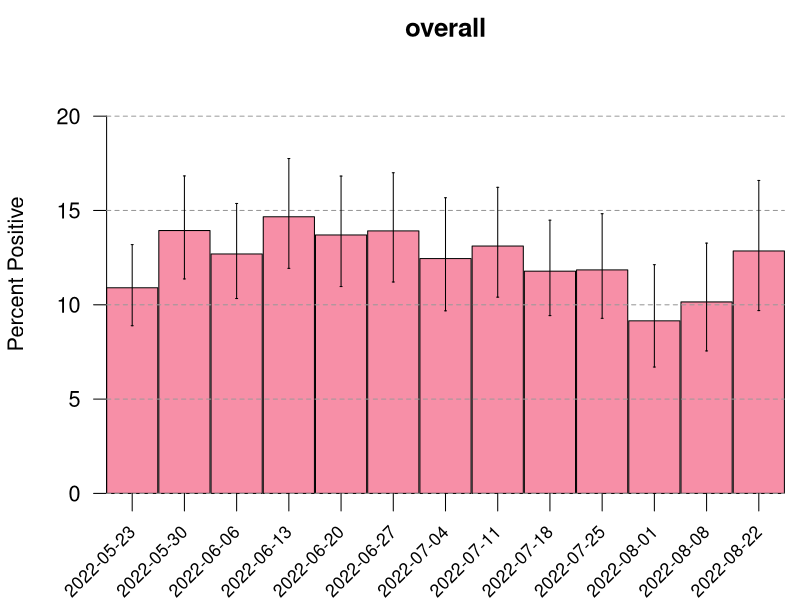
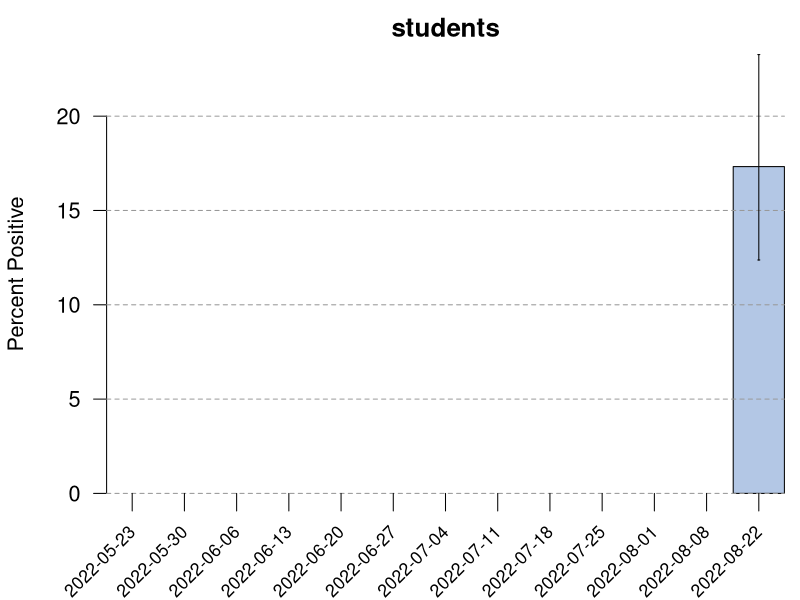
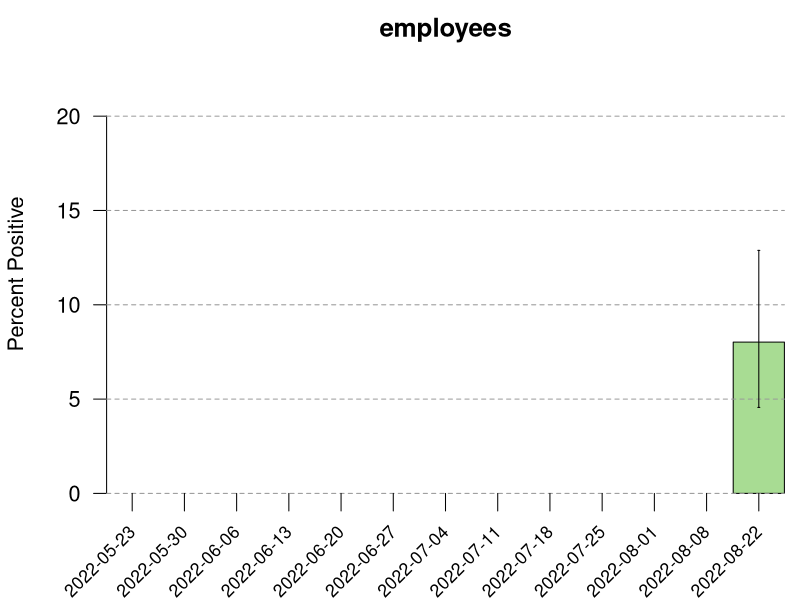

These figures' R source, in order:
## ---- chunk 1
knitr::opts_chunk$set(echo=FALSE, warning=FALSE, message=FALSE,
                      fig.path="", fig.width=11, fig.height=6)
## ---- chunk 2
x <- read.csv("uw_covid_2022.csv")
x <- x[x$Date != "2022-05-16",] # drop the week of 2022-05-16, because the data is bogus

for(i in c("overall", "students", "employees")) {
    p <- x[,paste0("Positive_", i)] / x[,paste0("Total_", i)] * 100
    x <- cbind(x, p)
    colnames(x)[ncol(x)] <- paste0("percent_", i)
}

for(j in c("overall", "students", "employees")) {
    x <- cbind(x, lo=NA, hi=NA)
    colnames(x)[ncol(x)+c(-1,0)] <- paste0(c("lo", "hi"), "_", j)
    for(i in 1:nrow(x)) {
        n <- x[i, paste0("Total_", j)]
        z <- x[i,paste0("Positive_", j)]
        if(!is.na(n) & !is.na(z) & n > 0) {
            ci <- binom.test(z, n)$conf.int
            x[i,paste0("lo_", j)] <- ci[1]*100
            x[i,paste0("hi_", j)] <- ci[2]*100
        }
    }
}
## ---- chunk 3
light_color <- c(green="#A8DC93", blue="#B3C7E5", red="#F78FA7")[c(3,2,1)]
dark_color <- c(green="#0D8308", blue="#0855B3", red="#C5050C")[c(3,2,1)]

test_date <- as.Date(x[,1])

mx <- max(c(x[,"hi_overall"], x[,"hi_students"], x[,"hi_employees"]), na.rm=TRUE)
par(mar=c(4.1,4.1,2.1,0.6))
for(i in 1:3) {
    group <- c("overall", "students", "employees")

    par(cex=1.3)
    z <- barplot(x[, paste0("percent_", group[i])], col=light_color[i],
                 main=group[i],
                 las=1, ylim=c(0, mx), space=0.02,
                 ylab="Percent Positive", xaxs="i")
    abline(h=pretty(c(0,mx)), lty=2, col="gray60")

    u <- par("usr")
    v <- z[,1]
    segments(v, u[3], v, u[3]-diff(u[3:4])*0.04, xpd=TRUE)
    text(v, u[3] - diff(u[3:4])*0.08, x[,1], adj=c(1, 0.5), srt=45, xpd=TRUE, cex=0.8)

    xx <- v
    yy1 <- x[, paste0("lo_", group[i])]
    yy2 <- x[, paste0("hi_", group[i])]
    segments(xx, yy1, xx, yy2)

    d <- 0.02 # half-width of horizontal lines at interval endpoints

    segments(xx-d, yy1, xx+d, yy1)
    segments(xx-d, yy2, xx+d, yy2)
}
